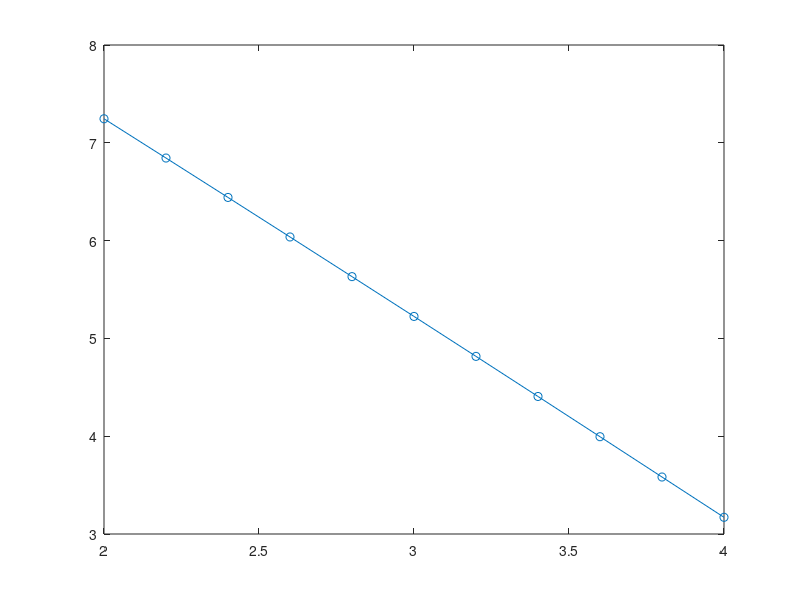

Here is the MATLAB script that generated this plot: (Note: this script raises an error after producing the figure.)
dSR=10;
dRD=15;
dBS=7;
dBR=7;
dRE=15;
phi2=10^-6;
Pb=10^3;
alpha=0.99;
nguy=0.9;
e=(randn(1,1) + randn(1,1)*1i);
%c=3.5;
Pj=10;
Rsaf=zeros(1,11);
Rsdf=zeros(1,11);
avgRsdf=zeros(1,11);
avgRsaf=zeros(1,11);
for time=1:10000
    e=(randn(1,1) + randn(1,1)*1i);
    n=1;
    for c=2:0.2:4
        
        dSE=sqrt(dSR^2+dRE^2);

        hSR=(dSR^(-c/2))*e;
        hRD=(dRD^(-c/2))*e;
        hBS=(dBS^(-c/2))*e;
        hBR=(dBR^(-c/2))*e;
        hRE=(dRE^(-c/2))*e;
        hSE=(dSE^(-c/2))*e;
        Ps=(2*nguy*Pb*(norm(conj(hBS))^2)*alpha)/(1-alpha);
        Pr=(2*nguy*Pb*(norm(conj(hBR))^2)*alpha)/(1-alpha);
        G=1/sqrt(Ps*(norm(hSR)^2));
        alphaRD=(norm(hRD)^2)/phi2;
        alphaSE=(norm(hSE)^2)/phi2;
        alphaRE=(norm(hRE)^2)/phi2;


        Rddf=(1/2)*log2(1+Pr*alphaRD);
        Redf=(1/2)*log2(1+((Ps*alphaSE)/(1+Pj*alphaRE))+((Pr*alphaRE)/(1+Pj*alphaSE)));
        Rsdf(1,n)=Rddf-Redf;
        if Rsdf(1,n)<0
            Rsdf(1,n)=0;
        end

        Rdaf=(1/2)*log2(1+G^2*Ps*alphaRD);
        Reaf=(1/2)*log2(1+((Ps*alphaSE)/(1+Pj*alphaRE))+((G^2*Ps*alphaRE)/(1+Pj*alphaSE)));
        Rsaf(1,n)=Rdaf-Reaf;
        if Rsaf(1,n)<0
            Rsaf(1,n)=0;
        end
        n=n+1;
        %avgRsdf(1,dRE-14)=avgRsdf(1,dRE-14)+Rsdf(1,dRE-14);
        %avgRsaf(1,dRE-14)=avgRsaf(1,dRE-14)+Rsaf(1,dRE-14);
    end
    avgRsdf=avgRsdf+Rsdf;
    avgRsaf=avgRsaf+Rsaf;
end
avgRsdf=avgRsdf/time;
avgRsaf=avgRsaf/time;
%for dRE=15:40
%avgRsaf(1,dRE-14)=avgRsaf(1,dRE-14)/time;
%avgRsdf(1,dRE-14)=avgRsdf(1,dRE-14)/time;
%end
c=2:0.2:4;
x=plot(c,avgRsdf,'-o');
x.LineWidth=1;
hold on;
y=plot(c,avgRsdf + 0.4,'-x');
y.LineWidth=1;
hold off;
grid on;
legend('decode and forward', 'amplify and forward');
xlabel('\fontsize{10}path loss exponent');
ylabel('\fontsize{10}secrecy rate (bps/Hz)');